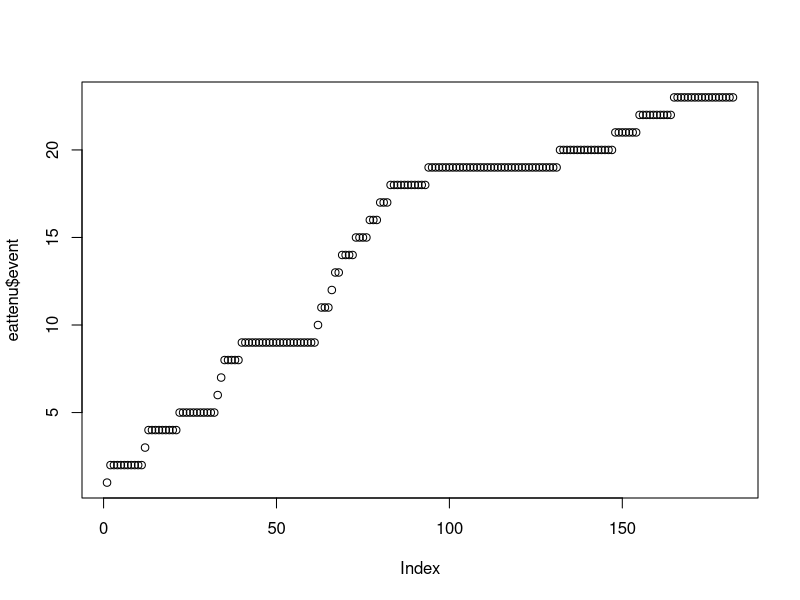
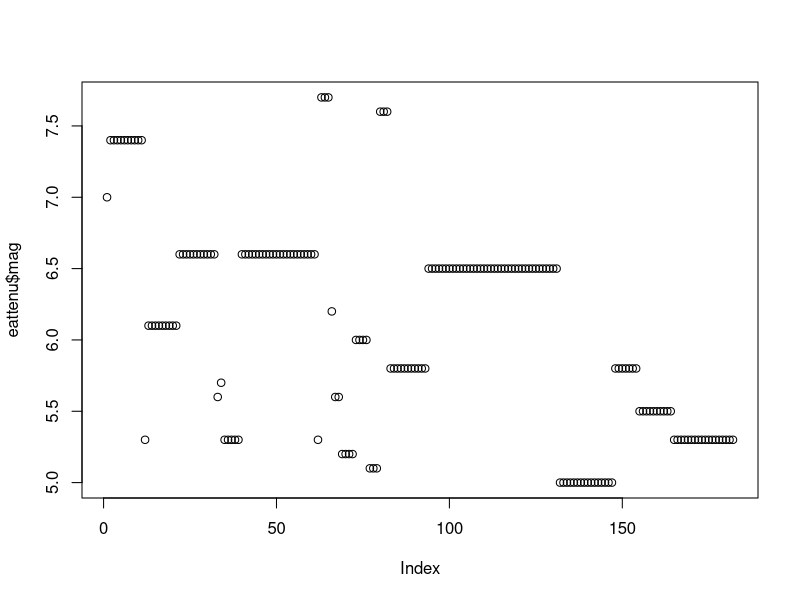
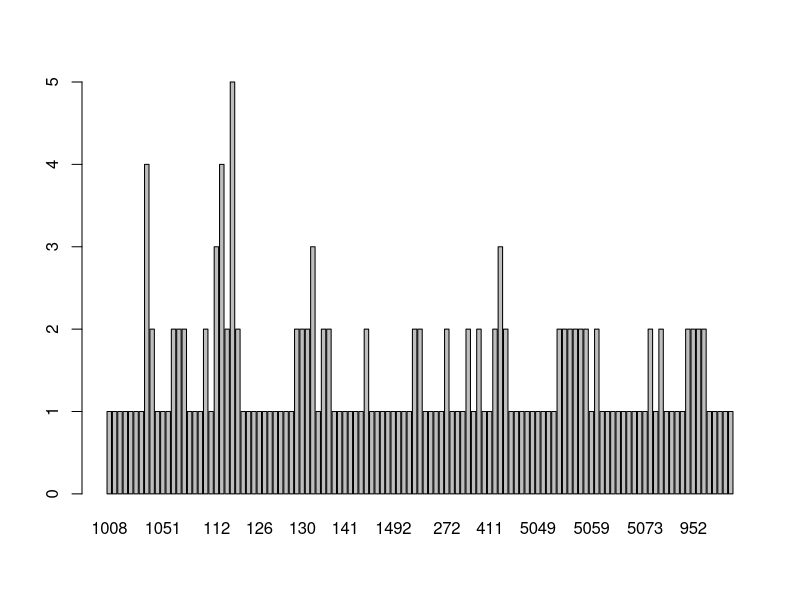
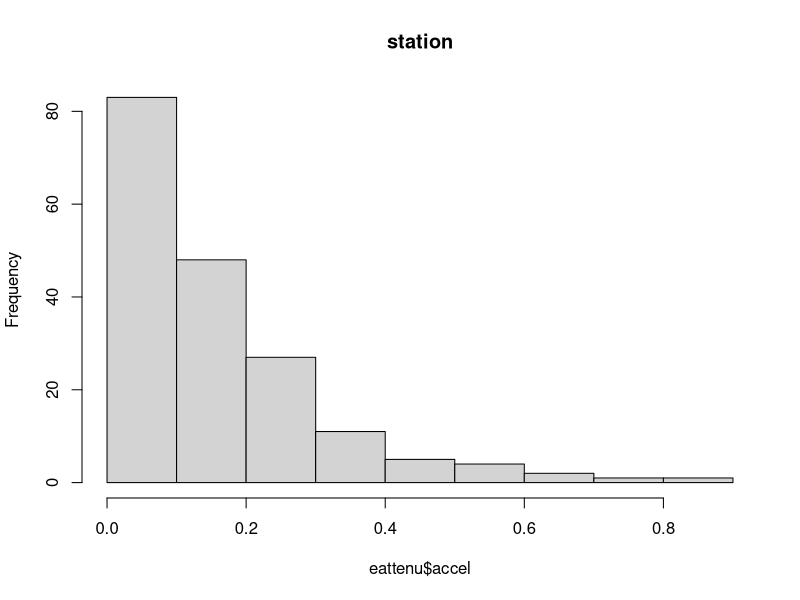

Source code (R) for these figures, in order: (Note: this script raises an error after producing the figures.)
eattenu<-datasets::attenu
head(eattenu,10)
tail(eattenu,10)
summary(eattenu$event)
summary(eattenu$mag)
summary(eattenu$station)
summary(eattenu$dist)
summary(eattenu$accel)
eattenu[,c(1,2)]
df<-eattenu[,-2]
plot(eattenu$event)
plot(eattenu$mag)
plot(eattenu$station,type='p')
hist(eattenu$accel,main = 'station')
sd(eattenu$event)
skewness(eattenu$station)
skewness(eattenu$accel)
kurtosis(eattenu$mag)
